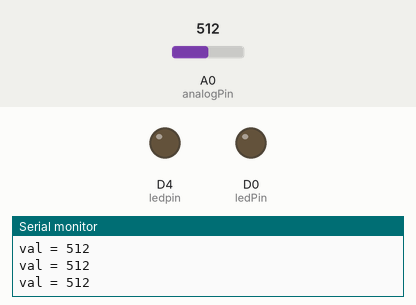
A sketch run on a simulated ESP8266 (NodeMCU). Shown: output pins drawn as LEDs (lit = HIGH), the last lines printed to the serial monitor. The inputs (shaded band) are chosen by the test bench; at power-on: A0 (analogPin) = 512. WiFi joins after 1.5 s; servers stay silent unless stated.

Above: at 3.0 s.
3.1 s: A0 (analogPin) set to 886
4.6 s: A0 (analogPin) set to 915
At 5.8 s:
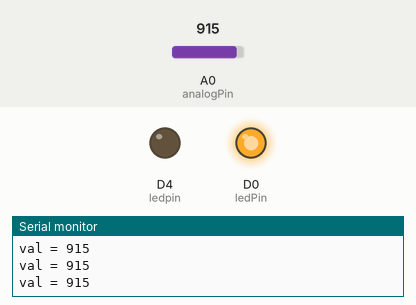
6.1 s: A0 (analogPin) set to 890
At 7.3 s:
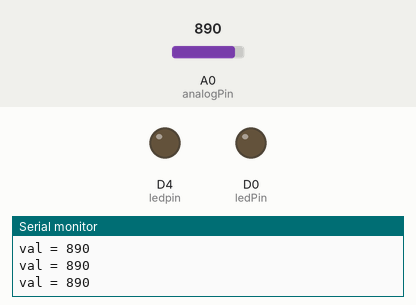
7.6 s: A0 (analogPin) set to 900
At 8.6 s:
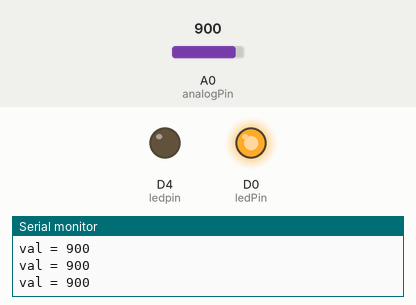
Timing chart, 0 to 10.1 s (numbered marks = the images above; inputs shaded):
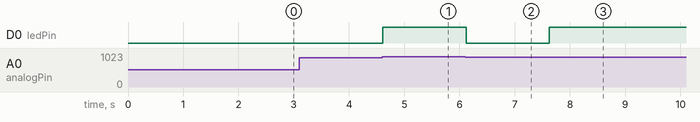

The sketch:

LDR-LED-Blynk.ino
```cpp
//Tech Trends Shameer
//Control LED Using Blynk 2.0/Blynk IOT
#define BLYNK_TEMPLATE_ID "TMPLFck2226g"
#define BLYNK_DEVICE_NAME "Control LED"
#define BLYNK_AUTH_TOKEN "47huPqiyh7SAurQMZ-ZIrjxgeubE8zNh"


#define BLYNK_PRINT Serial
#include <ESP8266WiFi.h>
#include <BlynkSimpleEsp8266.h>


char auth[] = BLYNK_AUTH_TOKEN;
char ssid[] = "";  // Enter your Wifi Username
char pass[] = "";  // Enter your Wifi password
int analogPin = A0; //ประกาศตัวแปร ให้ analogPin แทนขา analog ขาที่5
int val = 0;
int ledpin = D4;
int ledPin = D0;

void setup()
{
  Serial.begin(115200);
  Blynk.begin(auth, ssid, pass);
  pinMode(ledpin,OUTPUT);
  pinMode(ledPin,OUTPUT);
}

void loop()
{
  val = analogRead(analogPin);
  Serial.print("val = ");
  Serial.println(val); // พิมพ์ค่าของตัวแปร val
  if (val < 900) { // ค่า 900 สามารถกำหนดปรับได้ตามค่าแสงในห้องต่างๆ
    digitalWrite(ledPin, LOW); // สั่งให้ LED ที่ Pin2 ดับ
  }
  else {
    digitalWrite(ledPin, HIGH); // สั่งให้ LED ที่ Pin2 ติดสว่าง

  }
  delay(100);
  Blynk.run();
}
```

Measured:
- the behaviour switches between 899 and 900 on A0 (analogPin) (found by bisection; images 0 and 1)
- after the input at 4.6 s, D0 (ledPin): LOW → HIGH at once
- after the input at 6.1 s, D0 (ledPin): HIGH → LOW at once
- after the input at 7.6 s, D0 (ledPin): LOW → HIGH at once
